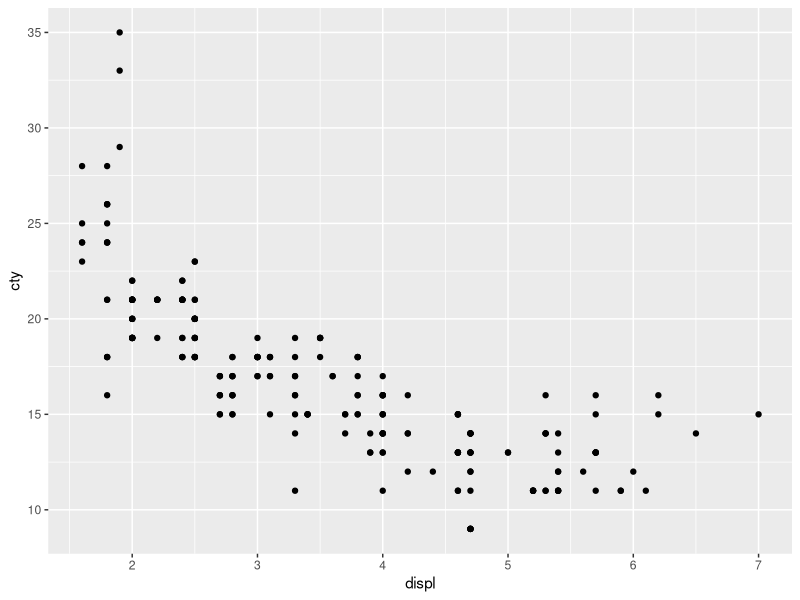
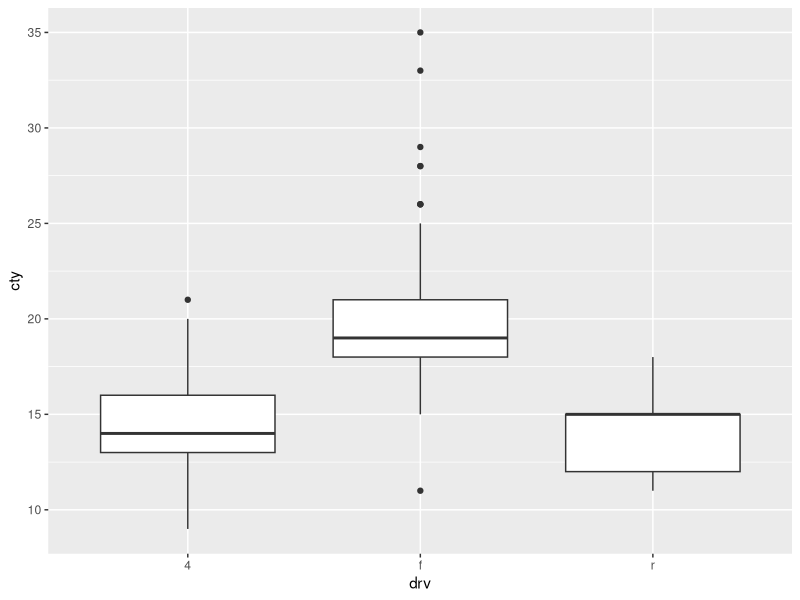
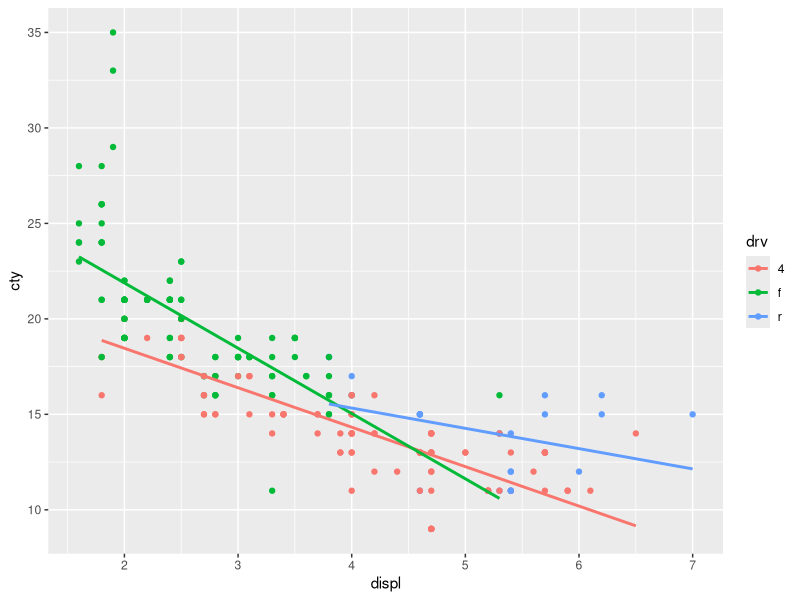

Here is the R script that generated these plots, in order:
## ---- chunk 1
knitr::opts_chunk$set(echo = TRUE)
## ---- chunk 2
library(tidyverse)
library(magrittr)
data("mpg", package = "ggplot2")
mpg
## ---- chunk 3
mpg %>%
  ggplot(aes(x = displ, y = cty)) +
  geom_point()
## ---- chunk 4
mpg %>%
  ggplot(aes(y = cty, x = drv)) +
  geom_boxplot()
## ---- chunk 5
mpg %>%
  ggplot(aes(x = displ, y = cty, colour = drv)) +
  geom_point() +
  geom_smooth(formula = y ~ x, method = lm, se = FALSE)
## ---- chunk 6
lm1 <- lm(cty ~ drv, data = mpg)
anova(lm1)
## ---- chunk 7
lm2 <- lm(cty ~ displ, data = mpg)
summary(lm2)
## ---- chunk 8
lm3 <- lm(cty ~ displ + drv, data = mpg)
summary(lm3)
## ---- chunk 9
lm4 <- lm(cty ~ displ * drv, data = mpg)
summary(lm4)
## ---- chunk 10
AIC(lm2, lm3, lm4)
## ---- chunk 11
BIC(lm2, lm3, lm4)
## ---- chunk 12
new_car <- data.frame(displ = 4.7, drv = "4")
predict(lm4, newdata = new_car)
